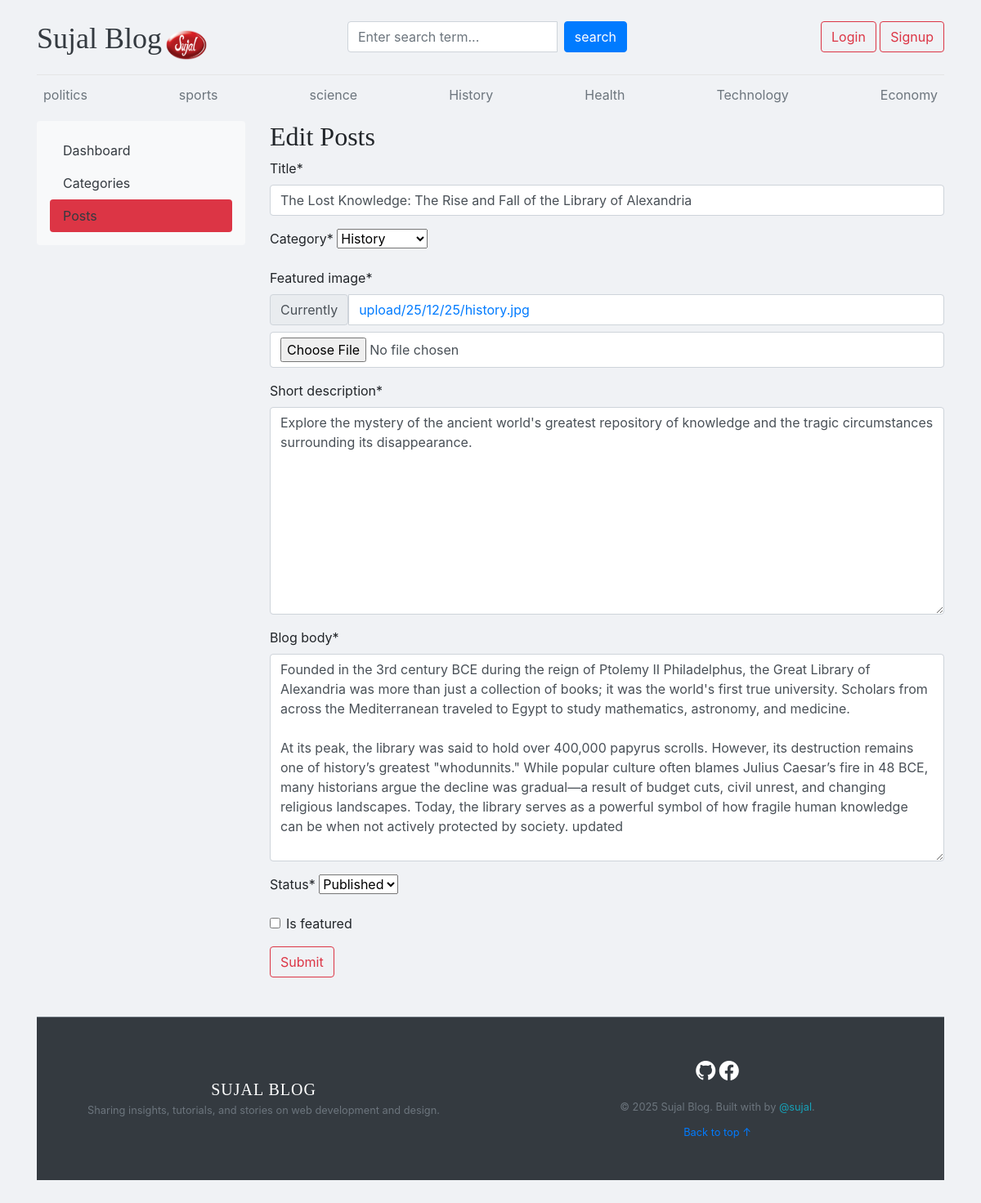
The page /dashboard/post/edit/5/ on the database its author committed.
### blogs/models.py (models this page shows, shortened)
class Category(models.Model):
    category_name=models.CharField(max_length=50,unique=True)
    created_at=models.DateTimeField(auto_now_add=True)
    updated_at=models.DateField(auto_now=True)
    class Meta:
        verbose_name_plural='categories'
    def __str__(self):
        return self.category_name

class Blog(models.Model):
    title=models.CharField(max_length=100)
    slug=models.SlugField(max_length=150,unique=True,blank=True)
    category=models.ForeignKey(Category,on_delete=models.CASCADE)
    author=models.ForeignKey(User,on_delete=models.CASCADE)
    featured_image=models.ImageField(upload_to='upload/%y/%m/%d')
    short_description=models.TextField(max_length=500)
    blog_body =models.TextField(max_length=2000)
    status=models.CharField(max_length=20,choices=STATUS_CHOICES,default=0)
    is_featured=models.BooleanField(default=False)
    created_at=models.DateTimeField(auto_now_add=True)
    updated_at=models.DateField(auto_now=True)

### dashboards/views.py (the view, shortened to what this page needs)
# urls.py: path('post/edit/<int:pk>/',views.edit_posts,name="edit_posts"),
def edit_posts(request,pk):
    post=get_object_or_404(Blog,pk=pk)
    form=BlogPostForm(instance=post)
    context={"form":form, 'post':post}
    return render(request,'dashboard/edit_post.html',context)

### dashboards/forms.py
class BlogPostForm(forms.ModelForm):
    class Meta:
        model=Blog
        fields=('title','category','featured_image','short_description','blog_body','status','is_featured',)

### blogs/context_processors.py (called while the page is built)
def get_categories(request):
    categories=Category.objects.all()
    return dict(categories=categories)

### templates/dashboard/edit_post.html (shortened to what this page needs)
{% extends 'base.html' %}
{% block body %}
{% load crispy_forms_tags %}
<div class="row">
    {% include 'dashboard/sidebar.html' %}
    <div class="col-md-9">
<h2>Edit Posts</h2>
<form action="{% url 'edit_posts' post.id %}" method="POST" enctype='multipart/form-data'>
    {{form|crispy}}
    <button type="submit" class="btn btn-outline-danger btn-md">Submit</button>
</form>
    </div>
</div {% endblock body %}

### templates/base.html (shortened to what this page needs)
<!DOCTYPE html>
{% load static %}
<html lang="en">
<head>
  <link href="https://getbootstrap.com/docs/4.0/dist/css/bootstrap.min.css" rel="stylesheet">
  <link href="{% static 'css/blog.css' %}" rel="stylesheet">
  <link rel="stylesheet" href="https://cdnjs.cloudflare.com/ajax/libs/font-awesome/7.0.1/css/all.min.css" />
  <link rel="stylesheet" href="https://cdn.jsdelivr.net/npm/bootstrap-icons@1.11.3/font/bootstrap-icons.min.css">
</head>
<body>
<div class="main">
  <div class="container ">
    <header class="blog-header py-3">
      <div class="row flex-nowrap justify-content-between align-items-center">
        <div class="col-4 pt-1 ">
          <a class="blog-header-logo text-dark " href="/">Sujal Blog</a>
          <img src="{% static 'images/logo.png' %}" height="40px" width="50px" alt="">
        </div>
        <div class="col-4">
          <form action="{% url 'search' %}" method="GET">
            <div class="input-group">
              <input class="form-control" type="text" name="keyword" placeholder="Enter search term..."
                aria-label="Enter search term..." aria-describedby="button-search" />
              <button type="submit" class="btn btn-primary mx-2" id="button-search">search</button>
            </div>
          </form>
        </div>
        <div class="col-4 d-flex justify-content-end align-items-center">
          {% if not user.is_authenticated %}
          <a class="btn btn-md btn-outline-danger btn-success" href="{% url 'login' %}">Login</a> &nbsp;
          <a class="btn btn-md btn-outline-danger" href="{% url 'register' %}">Signup</a>
          {% endif %}
        </div>
      </div>
    </header>
    <div class="nav-scroller py-1 mb-2">
      <nav class="nav d-flex justify-content-between">
        {% for cat in categories %}
        <a class="p-2 text-muted fw-bold" href="{% url 'post_by_category' cat.id %}">{{cat.category_name}}</a>
        {% endfor %}
      </nav>
    </div>
    {% block body %}
    {% endblock body %}
  </div>
 <footer class="blog-footer bg-dark text-white mt-5 py-5 border-top border-secondary">
  <div class="container">
    <div class="row align-items-center">
      <div class="col-md-6 text-center text-md-start mb-4 mb-md-0">
        <h5 class="fw-bold text-uppercase mb-1" style="letter-spacing: 1px;">Sujal Blog</h5>
        <p class="text-secondary small mb-0">Sharing insights, tutorials, and stories on web development and design.</p>
      </div>
      <div class="col-md-6 text-center text-md-end">
        <div class="mb-3">
          <a href="https://github.com/sujallmajhi" target="_blank" class="text-white me-4 text-decoration-none shadow-sm">
            <i class="bi bi-github" style="font-size: 1.5rem;"></i>
          </a>
          <a href="https://www.facebook.com/share/1NXvtaTKYE/" target="_blank" class="text-white text-decoration-none shadow-sm">
            <i class="bi bi-facebook" style="font-size: 1.5rem;"></i>
          </a>
        </div>
        <p class="text-secondary small mb-0">
          &copy; 2025 Sujal Blog. Built with  by
          <a href="https://github.com/sujallmajhi" class="text-info text-decoration-none fw-bold">@sujal</a>.
        </p>
        <div class="mt-2">
            <a href="#" class="text-white-50 small text-decoration-none">Back to top ↑</a>
        </div>
      </div>
    </div>
  </div>
</footer>
</div>
</body>
</html>

### blogmain/static/css/blog.css (style rules this page uses)
.blog-header { border-bottom: 1px solid #e5e5e5; }
.blog-header-logo { font-family: "Playfair Display", Georgia, "Times New Roman", serif; font-size: 2.25rem; }
h1, h2, h3, h4, h5, h6 { font-family: "Playfair Display", Georgia, "Times New Roman", serif; }
.blog-footer { padding: 2.5rem 0; color: #727272; text-align: center; background-color: #f9f9f9; border-top: .05rem solid #e5e5e5; }
.blog-footer p:last-child { margin-bottom: 0; }
.main { background-color: #f0f2f5; min-height: 100vh; margin: 0; padding-bottom: 40px; }

### rows shown on the page
Category: category_name "politics"
Category: category_name "sports"
Category: category_name "science"
Category: category_name "History"
Category: category_name "Health"
Category: category_name "Technology"
Category: category_name "Economy"
Blog: title "The Lost Knowledge: The Rise and Fall of the Library of Alexandria", category "History", short_description "Explore the mystery of the ancient world's greatest repository of knowledge and the tragic circumstances surrounding its disappearance.", blog_body "Founded in the 3rd century BCE during the reign of Ptolemy II Philadelphus, the Great Library of Alexandria was more than just a collection of books; it was the world's first true university. Scholars from across the Mediterranean traveled to Egypt to study mathematics, astronomy, and medicine. At its peak, the library was said to hold over 400,000 papyrus scrolls. However, its destruction remains one of history’s greatest \"whodunnits.\" While popular culture often blames Julius Caesar’s fire in 48 BCE, many historians argue the decline was gradual—a result of budget cuts, civil unrest, and changing religious landscapes. Today, the library serves as a powerful symbol of how fragile human…", status "Published"
